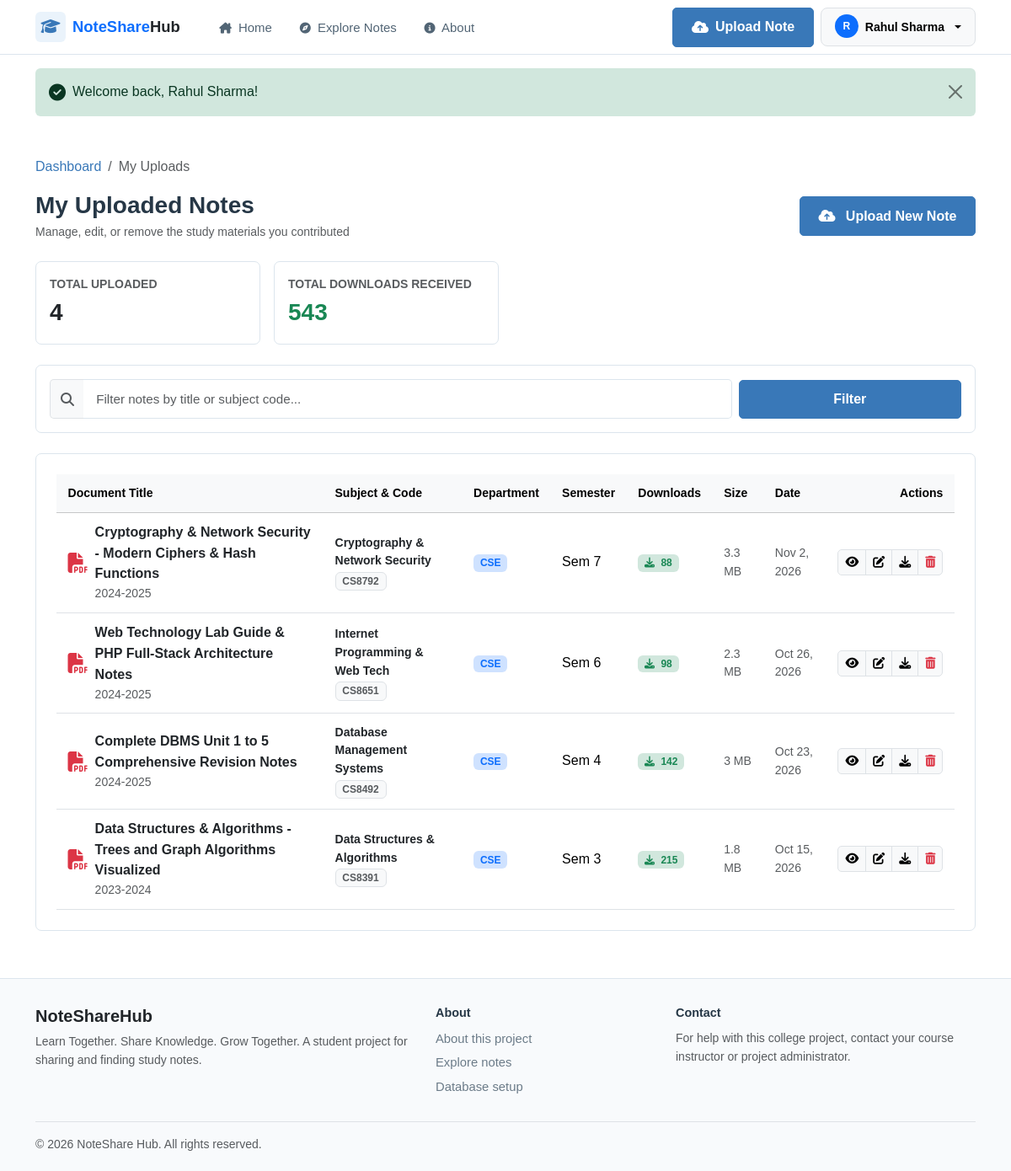
The app's page /my-uploads.php (signed in) with its own data.
### tables this page shows
CREATE TABLE `notes` (
  `id` INT AUTO_INCREMENT PRIMARY KEY,
  `user_id` INT NOT NULL,
  `subject_id` INT NOT NULL,
  `department_id` INT NOT NULL,
  `semester` TINYINT NOT NULL,
  `academic_year` VARCHAR(20) NOT NULL,
  `title` VARCHAR(255) NOT NULL,
  `description` TEXT NOT NULL,
  `file_path` VARCHAR(255) NOT NULL,
  `original_filename` VARCHAR(255) NOT NULL,
  `file_size` INT NOT NULL,
  `file_type` VARCHAR(50) NOT NULL DEFAULT 'application/pdf',
  `download_count` INT NOT NULL DEFAULT 0,
  `created_at` TIMESTAMP DEFAULT CURRENT_TIMESTAMP,
  `updated_at` TIMESTAMP DEFAULT CURRENT_TIMESTAMP ON UPDATE CURRENT_TIMESTAMP,
  FOREIGN KEY (`user_id`) REFERENCES `users`(`id`) ON DELETE CASCADE,
  FOREIGN KEY (`subject_id`) REFERENCES `subjects`(`id`) ON DELETE CASCADE,
  FOREIGN KEY (`department_id`) REFERENCES `departments`(`id`) ON DELETE CASCADE,
  INDEX `idx_note_subject` (`subject_id`),
  INDEX `idx_note_dept_sem` (`department_id`, `semester`),
  INDEX `idx_note_downloads` (`download_count`),
  INDEX `idx_note_created` (`created_at`)
);

CREATE TABLE `subjects` (
  `id` INT AUTO_INCREMENT PRIMARY KEY,
  `department_id` INT NOT NULL,
  `semester` TINYINT NOT NULL,
  `code` VARCHAR(20) NOT NULL,
  `name` VARCHAR(150) NOT NULL,
  `description` TEXT NULL,
  `created_at` TIMESTAMP DEFAULT CURRENT_TIMESTAMP,
  FOREIGN KEY (`department_id`) REFERENCES `departments`(`id`) ON DELETE CASCADE,
  INDEX `idx_dept_sem` (`department_id`, `semester`)
);

CREATE TABLE `departments` (
  `id` INT AUTO_INCREMENT PRIMARY KEY,
  `code` VARCHAR(20) NOT NULL UNIQUE,
  `name` VARCHAR(150) NOT NULL,
  `description` TEXT NULL,
  `created_at` TIMESTAMP DEFAULT CURRENT_TIMESTAMP
);

### includes/auth.php (called while the page is built, shortened)
<?php
function csrf_token(): string {
    return $_SESSION['csrf_token'];
}

### my-uploads.php (the view, shortened to what this page needs)
<?php
require_once __DIR__ . '/includes/header.php';
$userId = current_user_id();
$db = get_db();
$search = clean_input($_GET['q'] ?? '');
$sql = "
    SELECT n.*,
           s.name as subject_name, s.code as subject_code,
           d.name as dept_name, d.code as dept_code
    FROM notes n
    JOIN subjects s ON n.subject_id = s.id
    JOIN departments d ON n.department_id = d.id
    WHERE n.user_id = ?
";
$params = [$userId];
$sql .= " ORDER BY n.created_at DESC";
$stmt = $db->prepare($sql);
$stmt->execute($params);
$myNotes = $stmt->fetchAll();
$totalUploads = count($myNotes);
$totalDownloads = array_sum(array_column($myNotes, 'download_count'));
?>
<div class="container py-4">
    <nav aria-label="breadcrumb" class="mb-3">
        <ol class="breadcrumb small">
            <li class="breadcrumb-item"><a href="<?= BASE_URL ?>/dashboard.php">Dashboard</a></li>
            <li class="breadcrumb-item active" aria-current="page">My Uploads</li>
        </ol>
    </nav>
    <div class="d-flex flex-column flex-md-row justify-content-between align-items-md-center gap-3 mb-4">
        <div>
            <h3 class="fw-bold mb-1">My Uploaded Notes</h3>
            <p class="text-muted small mb-0">Manage, edit, or remove the study materials you contributed</p>
        </div>
        <div class="d-flex gap-2">
            <a href="<?= BASE_URL ?>/upload-note.php" class="btn btn-primary shadow-sm">
                <i class="fa-solid fa-cloud-arrow-up me-2"></i> Upload New Note
            </a>
        </div>
    </div>
    <div class="row g-3 mb-4">
        <div class="col-sm-6 col-md-3">
            <div class="card-modern p-3 bg-white">
                <div class="text-muted small fw-semibold text-uppercase">Total Uploaded</div>
                <div class="fs-3 fw-bold text-dark"><?= $totalUploads ?></div>
            </div>
        </div>
        <div class="col-sm-6 col-md-3">
            <div class="card-modern p-3 bg-white">
                <div class="text-muted small fw-semibold text-uppercase">Total Downloads Received</div>
                <div class="fs-3 fw-bold text-success"><?= $totalDownloads ?></div>
            </div>
        </div>
    </div>
    <div class="card-modern p-3 bg-white mb-4">
        <form method="GET" action="<?= BASE_URL ?>/my-uploads.php" class="row g-2 align-items-center">
            <div class="col-md-9">
                <div class="input-group">
                    <span class="input-group-text bg-light border-end-0 text-muted"><i class="fa-solid fa-magnifying-glass"></i></span>
                    <input type="text" name="q" class="form-control border-start-0" placeholder="Filter notes by title or subject code..." value="<?= e($search) ?>">
                </div>
            </div>
            <div class="col-md-3 d-flex gap-2">
                <button type="submit" class="btn btn-primary flex-fill">Filter</button>
            </div>
        </form>
    </div>
    <div class="card-modern bg-white p-4">
        <?php if (empty($myNotes)): ?>
            <div class="text-center py-5">
                <i class="fa-solid fa-folder-open fa-3x text-muted mb-3 opacity-50"></i>
                <h5 class="fw-bold">No uploaded notes found.</h5>
                <p class="text-muted small mb-3">
                    <?= !empty($search) ? 'No notes matched your search query.' : 'You have not uploaded any study materials yet.' ?>
                </p>
                <a href="<?= BASE_URL ?>/upload-note.php" class="btn btn-primary btn-sm px-3">
                    <i class="fa-solid fa-cloud-arrow-up me-1"></i> Upload a Note
                </a>
            </div>
        <?php else: ?>
            <div class="table-responsive">
                <table class="table table-hover align-middle mb-0">
                    <thead class="table-light small">
                        <tr>
                            <th>Document Title</th>
                            <th>Subject & Code</th>
                            <th>Department</th>
                            <th>Semester</th>
                            <th>Downloads</th>
                            <th>Size</th>
                            <th>Date</th>
                            <th class="text-end">Actions</th>
                        </tr>
                    </thead>
                    <tbody>
                        <?php foreach ($myNotes as $note): ?>
                            <tr>
                                <td>
                                    <div class="d-flex align-items-center gap-2">
                                        <i class="fa-solid fa-file-pdf text-danger fs-4"></i>
                                        <div>
                                            <a href="<?= BASE_URL ?>/note-details.php?id=<?= $note['id'] ?>" class="fw-bold text-dark text-decoration-none">
                                                <?= e($note['title']) ?>
                                            </a>
                                            <div class="text-muted small"><?= e($note['academic_year']) ?></div>
                                        </div>
                                    </div>
                                </td>
                                <td>
                                    <div class="fw-semibold text-dark small"><?= e($note['subject_name']) ?></div>
                                    <span class="badge bg-light text-muted border"><?= e($note['subject_code']) ?></span>
                                </td>
                                <td>
                                    <span class="badge bg-primary-subtle text-primary">
                                        <?= e($note['dept_code']) ?>
                                    </span>
                                </td>
                                <td>Sem <?= e($note['semester']) ?></td>
                                <td>
                                    <span class="badge bg-success-subtle text-success">
                                        <i class="fa-solid fa-download me-1"></i> <?= $note['download_count'] ?>
                                    </span>
                                </td>
                                <td class="text-muted small"><?= format_bytes($note['file_size']) ?></td>
                                <td class="text-muted small"><?= date('M j, Y', strtotime($note['created_at'])) ?></td>
                                <td class="text-end">
                                    <div class="btn-group btn-group-sm">
                                        <a href="<?= BASE_URL ?>/note-details.php?id=<?= $note['id'] ?>" class="btn btn-light border" title="View Note">
                                            <i class="fa-solid fa-eye"></i>
                                        </a>
                                        <a href="<?= BASE_URL ?>/edit-note.php?id=<?= $note['id'] ?>" class="btn btn-light border" title="Edit Note">
                                            <i class="fa-solid fa-pen-to-square"></i>
                                        </a>
                                        <a href="<?= BASE_URL ?>/actions/download.php?id=<?= $note['id'] ?>" class="btn btn-light border" title="Download">
                                            <i class="fa-solid fa-download"></i>
                                        </a>
                                        <a href="<?= BASE_URL ?>/actions/delete-note.php?id=<?= $note['id'] ?>&csrf_token=<?= csrf_token() ?>"
                                           class="btn btn-light border text-danger btn-confirm-delete"
                                           data-title="<?= e($note['title']) ?>"
                                           title="Delete Note">
                                            <i class="fa-solid fa-trash-can"></i>
                                        </a>
                                    </div>
                                </td>
                            </tr>
                        <?php endforeach; ?>
                    </tbody>
                </table>
            </div>
        <?php endif; ?>
    </div>
</div>
<?php require_once __DIR__ . '/includes/footer.php'; ?>

### assets/css/style.css (style rules this page uses)
:root { --primary: #4f46e5; --primary-light: #6366f1; --primary-dark: #3730a3; --primary-subtle: #eef2ff; --secondary: #8b5cf6; --secondary-subtle: #f5f3ff; --accent: #06b6d4; --success: #10b981; --success-subtle: #ecfdf5; --warning: #f59e0b; --warning-subtle: #fffbeb; --danger: #ef4444; --danger-subtle: #fef2f2; --bg-main: #f8fafc; --bg-card: #ffffff; --border-color: #e2e8f0; --border-hover: #cbd5e1; --text-primary: #0f172a; --text-secondary: #475569; --text-muted: #64748b; --text-light: #94a3b8; --radius-sm: 8px; --radius-md: 12px; --radius-lg: 16px; --radius-xl: 24px; --shadow-sm: 0 1px 2px 0 rgba(0, 0, 0, 0.05); --shadow-md: 0 4px 6px -1px rgba(0, 0, 0, 0.07), 0 2px 4px -2px rgba(0, 0, 0, 0.05); --shadow-lg: 0 10px 15px -3px rgba(0, 0, 0, 0.08), 0 4px 6px -4px rgba(0, 0, 0, 0.04); --shadow-hover: 0 20px 25px -5px rgba(79, 70, 229, 0.12), 0 8px 10px -6px rgba(0, 0, 0, 0.04); --transition: all 0.25s cubic-bezier(0.4, 0, 0.2, 1); }
body { background-color: var(--bg-main); color: var(--text-primary); font-family: 'Plus Jakarta Sans', system-ui, -apple-system, sans-serif; line-height: 1.6; -webkit-font-smoothing: antialiased; min-height: 100vh; display: flex; flex-direction: column; }
h1, h2, h3, h4, h5, h6 { color: var(--text-primary); font-weight: 700; letter-spacing: -0.025em; }
a { color: var(--primary); text-decoration: none; transition: var(--transition); }
.btn-primary { background: linear-gradient(135deg, var(--primary) 0%, #6366f1 100%); border: none; color: #ffffff; font-weight: 600; border-radius: 10px; padding: 0.65rem 1.35rem; box-shadow: 0 4px 12px rgba(79, 70, 229, 0.25); transition: var(--transition); }
.card-modern { background: var(--bg-card); border: 1px solid var(--border-color); border-radius: var(--radius-lg); box-shadow: var(--shadow-sm); transition: var(--transition); overflow: hidden; height: 100%; }
.form-control, .form-select { border: 1.5px solid var(--border-color); border-radius: var(--radius-sm); padding: 0.7rem 0.95rem; font-size: 0.95rem; color: var(--text-primary); transition: var(--transition); }
:root { --primary: #3978b8; --primary-light: #5b91c5; --primary-dark: #285d91; --primary-subtle: #eaf3fb; --secondary: #7b75b8; --secondary-subtle: #f0eff9; --accent: #6b9bc8; --bg-main: #ffffff; --border-color: #dce5ed; --border-hover: #c4d2df; --text-primary: #263746; --text-secondary: #526575; --text-muted: #6b7b88; --radius-sm: 5px; --radius-md: 7px; --radius-lg: 8px; --radius-xl: 10px; --shadow-sm: none; --shadow-md: none; --shadow-lg: none; --shadow-hover: none; --transition: color 0.15s ease, background-color 0.15s ease, border-color 0.15s ease; }
body { background-color: #ffffff; color: #263746; font-family: Arial, Helvetica, system-ui, sans-serif; line-height: 1.55; }
h1, h2, h3, h4, h5, h6 { letter-spacing: normal; font-weight: 600; }
a { transition: color 0.15s ease; }
.btn, .form-control, .form-select, .input-group-text { border-radius: 5px; }
.btn-primary { background: #3978b8; border: 1px solid #3978b8; color: #ffffff; font-weight: 600; box-shadow: none; }
.card-modern { border-radius: 7px; box-shadow: none; transition: border-color 0.15s ease; }
.form-control, .form-select { border-width: 1px; }
.table > :not(caption) > * > * { padding: 0.7rem 0.85rem; }
.shadow, .shadow-sm, .shadow-lg { box-shadow: none !important; }

### records on screen
notes: title "Cryptography & Network Security - Modern Ciphers & Hash Functions", academic_year "2024-2025", subject.name "Cryptography & Network Security", subject.code "CS8792", department.code "CSE", semester "7", download_count "88", file_size "3.3 MB", created_at "Nov 2, 2026"
notes: title "Web Technology Lab Guide & PHP Full-Stack Architecture Notes", academic_year "2024-2025", subject.name "Internet Programming & Web Tech", subject.code "CS8651", department.code "CSE", semester "6", download_count "98", file_size "2.3 MB", created_at "Oct 26, 2026"
notes: title "Complete DBMS Unit 1 to 5 Comprehensive Revision Notes", academic_year "2024-2025", subject.name "Database Management Systems", subject.code "CS8492", department.code "CSE", semester "4", download_count "142", file_size "3 MB", created_at "Oct 23, 2026"
notes: title "Data Structures & Algorithms - Trees and Graph Algorithms Visualized", academic_year "2023-2024", subject.name "Data Structures & Algorithms", subject.code "CS8391", department.code "CSE", semester "3", download_count "215", file_size "1.8 MB", created_at "Oct 15, 2026"

### other values on screen
substr($user['name'] ?? 'U', 0, 1) "R"
$user['name'] "Rahul Sharma"
$message "Welcome back, Rahul Sharma!"
$totalUploads "4"
$totalDownloads "543"
APP_TAGLINE "Learn Together. Share Knowledge. Grow Together."
APP_SHORT_NAME "NoteShare Hub"
